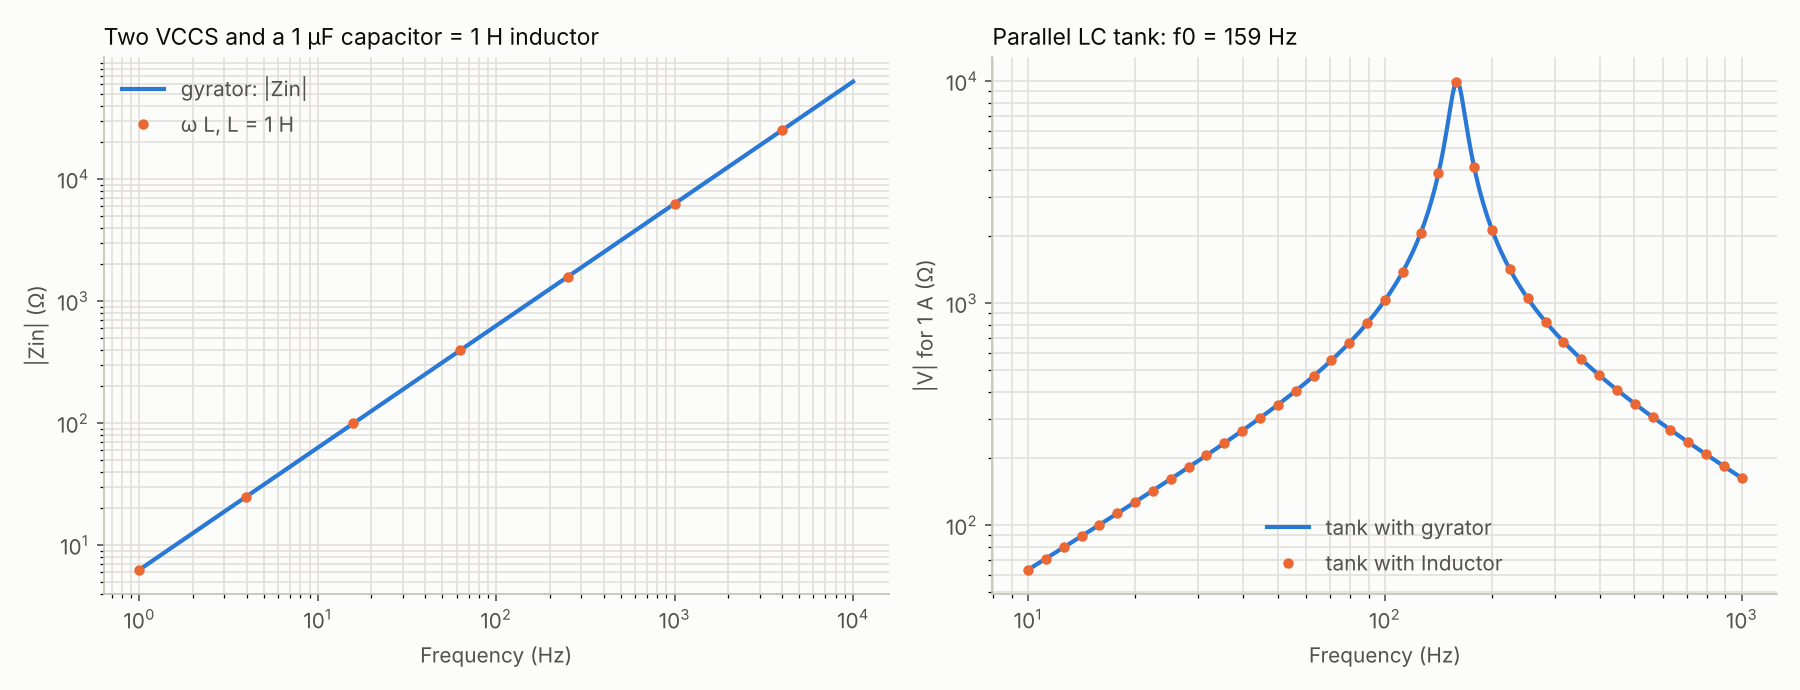

The Python source for this figure:
#-------------------------------------------------------------------------------
# Name:        Dependent (controlled) sources: VCVS, CCVS, VCCS, CCCS
# Created:     20/10/2026
# Copyright:   (c) PyAMS
# Licence:     free  "GPLv3"
#-------------------------------------------------------------------------------
#   VCVS(p, n, cp, cn)  v(p,n) = Gain * v(cp,cn)        (SPICE E)
#   VCCS(p, n, cp, cn)  i(p->n) = Gm   * v(cp,cn)       (SPICE G)
#   CCVS(p, n, cp, cn)  v(p,n) = Rm    * i(cp->cn)      (SPICE H)
#   CCCS(p, n, cp, cn)  i(p->n) = Gain * i(cp->cn)      (SPICE F)
# For the current-controlled sources (cp, cn) is a built-in 0 V ammeter: put it
# IN SERIES with the branch that carries the controlling current.
#
# Five checks, each against a formula:
#   1. VCVS as an op-amp with finite gain (non-inverting amplifier)
#   2. VCCS gyrator: a capacitor looks like an inductor  L = C / gm^2
#   3. CCCS + VCVS: ideal transformer (voltage ratio n, current ratio 1/n)
#   4. CCVS: transimpedance amplifier  Vout = Rm * Iin  (zero input resistance)
#   5. hybrid-pi small-signal amplifier: VCCS (gm vpi) and CCCS (beta ib) are the same

import numpy as np
import matplotlib.pyplot as plt
from pyams.lib import circuit
from pyams.models import (DCVoltage, ACVoltage, ACCurrent, Resistor, Capacitor, Inductor,
                          VCVS, VCCS, CCVS, CCCS)

def dc(els, *out):
    c = circuit(); c.addElements(els); c.setOutPuts(*out); c.analysis(mode="dc")
    r = c.run(); return {k: float(r[k][0]) for k in out}

# ---- 1. VCVS: op-amp with finite gain, non-inverting amplifier ----------------------------
R1, R2, A = 1e3, 9e3, 1e5
print("1) VCVS as op-amp (Gain = %g), non-inverting amplifier 1 + R2/R1 = %g" % (A, 1 + R2 / R1))
Vin = DCVoltage("in", "0"); Vin.setParams("Vdc=0.5V")
U = VCVS("out", "0", "in", "m"); U.setParams("Gain=%g" % A)        # v(out) = A (v(in) - v(m))
r1 = Resistor("m", "0"); r1.setParams("R=%gΩ" % R1)
r2 = Resistor("out", "m"); r2.setParams("R=%gΩ" % R2)
v = dc({"Vin": Vin, "U": U, "R1": r1, "R2": r2}, "out", "m")
ref = 0.5 * A / (1 + A * R1 / (R1 + R2))
print("   Vin = 0.5 V : Vout = %.6f V | formula A/(1 + A R1/(R1+R2)) Vin = %.6f V | ideal %.1f V | v(-) = %.6f V"
      % (v["out"], ref, 0.5 * (1 + R2 / R1), v["m"]))

# ---- 2. gyrator: two VCCS and a capacitor = inductor --------------------------------------
gm, Cg, Rp = 1e-3, 1e-6, 1e7
L_eq = Cg / gm ** 2
print("2) gyrator: gm = %g mS, C = %g uF -> L = C/gm^2 = %g H" % (gm * 1e3, Cg * 1e6, L_eq))
def gyr_input(use_gyrator):
    I = ACCurrent("0", "a")                      # 1 A into node a : v(a) = Zin
    if use_gyrator:
        G1 = VCCS("a", "0", "b", "0"); G1.setParams("Gm=%g" % gm)     # takes gm v(b) out of port 1
        G2 = VCCS("b", "0", "a", "0"); G2.setParams("Gm=%g" % -gm)    # injects gm v(a) into port 2
        C = Capacitor("b", "0"); C.setParams("C=%g" % Cg)
        Rb = Resistor("b", "0"); Rb.setParams("R=%g" % Rp)            # tiny loss, gives node b a dc path
        Rd = Resistor("a", "0"); Rd.setParams("R=1e9")
        els = {"I": I, "G1": G1, "G2": G2, "C": C, "Rb": Rb, "Rd": Rd}
    else:
        L = Inductor("a", "0"); L.setParams("L=%g" % L_eq)
        els = {"I": I, "L": L}
    c = circuit(); c.addElements(els); c.setOutPuts("a")
    c.analysis(mode="ac", start=1, stop=1e4, step=20); return c.run()
rg, rl = gyr_input(True), gyr_input(False)
f, Zg = rg["freq"], rg["a"]
Zref = 1j * 2 * np.pi * f * L_eq + 0                      # ideal inductor
Zexact = (1j * 2 * np.pi * f * Cg + 1 / Rp) / gm ** 2      # gyrator with the loss resistor
print("   |Zin| = w L : max relative difference %.1e at 1 Hz, where the 10 Mohm loss matters (formula with the loss: %.1e); phase %.2f deg at 100 Hz"
      % (np.max(np.abs(Zg - Zref) / np.abs(Zref)), np.max(np.abs(Zg - Zexact) / np.abs(Zexact)),
         np.degrees(np.angle(Zg[np.argmin(np.abs(f - 100))]))))
# tank: gyrator inductor || C || R against a real inductor
def tank(use_gyrator):
    I = ACCurrent("0", "a"); Ct = Capacitor("a", "0"); Ct.setParams("C=1uF"); Rt = Resistor("a", "0"); Rt.setParams("R=10kΩ")
    if use_gyrator:
        G1 = VCCS("a", "0", "b", "0"); G1.setParams("Gm=%g" % gm)
        G2 = VCCS("b", "0", "a", "0"); G2.setParams("Gm=%g" % -gm)
        C = Capacitor("b", "0"); C.setParams("C=%g" % Cg)
        Rb = Resistor("b", "0"); Rb.setParams("R=%g" % Rp)
        els = {"I": I, "Ct": Ct, "Rt": Rt, "G1": G1, "G2": G2, "C": C, "Rb": Rb}
    else:
        L = Inductor("a", "0"); L.setParams("L=%g" % L_eq); els = {"I": I, "Ct": Ct, "Rt": Rt, "L": L}
    c = circuit(); c.addElements(els); c.setOutPuts("a"); c.analysis(mode="ac", start=10, stop=1e3, step=200)
    return c.run()
tg, tl = tank(True), tank(False)
ft = tg["freq"]
print("   parallel tank (C = 1 uF, R = 10 k): peak at %.2f Hz with the gyrator, %.2f Hz with a real inductor (1/(2 pi sqrt(LC)) = %.2f Hz); max difference %.2e"
      % (ft[np.argmax(np.abs(tg["a"]))], ft[np.argmax(np.abs(tl["a"]))], 1 / (2 * np.pi * np.sqrt(L_eq * 1e-6)),
         np.max(np.abs(tg["a"] - tl["a"]) / np.abs(tl["a"]))))

# ---- 3. ideal transformer: VCVS (secondary voltage) + CCCS (primary current) -----------------
n, Rs_, RL_ = 0.5, 100.0, 100.0
Vs = DCVoltage("src", "0"); Vs.setParams("Vdc=10V")
Rs = Resistor("src", "p"); Rs.setParams("R=%gΩ" % Rs_)
E = VCVS("s", "0", "p", "0"); E.setParams("Gain=%g" % n)            # v2 = n v1
F = CCCS("p", "0", "s", "l"); F.setParams("Gain=%g" % n)            # i1 = n i2   (i2 = load current s -> l)
RL = Resistor("l", "0"); RL.setParams("R=%gΩ" % RL_)
v = dc({"Vs": Vs, "Rs": Rs, "E": E, "F": F, "RL": RL}, "p", "s", "l")
Rr = RL_ / n ** 2
print("3) ideal transformer n = %g, Rs = %g ohm, RL = %g ohm (seen from the primary: RL/n^2 = %g ohm)" % (n, Rs_, RL_, Rr))
print("   V1 = %.4f V (expected %.4f) | V2 = %.4f V (expected %.4f) | power in/out: %.4f / %.4f W"
      % (v["p"], 10 * Rr / (Rs_ + Rr), v["s"], n * 10 * Rr / (Rs_ + Rr),
         v["p"] * (10 - v["p"]) / Rs_, v["l"] ** 2 / RL_))

# ---- 4. CCVS: transimpedance amplifier -----------------------------------------------------
Rm, Rsrc = 5e3, 1e3
I = ACCurrent("0", "x"); I.setParams("Iac=1mA")                      # Norton source: 1 mA with 1 k in parallel
Rg = Resistor("x", "0"); Rg.setParams("R=%gΩ" % Rsrc)
H = CCVS("out", "0", "x", "0"); H.setParams("Rm=%g" % Rm)            # ammeter between x and ground
Rl = Resistor("out", "0"); Rl.setParams("R=2kΩ")
c = circuit(); c.addElements({"I": I, "Rg": Rg, "H": H, "Rl": Rl}); c.setOutPuts("out", "x", "H.Ic")
c.analysis(mode="ac", start=10, stop=1e3, step=5); r4 = c.run()
print("4) CCVS transimpedance amplifier (Rm = %g ohm, source 1 mA || %g ohm)" % (Rm, Rsrc))
print("   Vout/Iin = %.3f ohm (Rm), v(x) = %.2e V (the ammeter is a short circuit), control current %.4f mA of 1 mA"
      % (abs(r4["out"][0]) / 1e-3, abs(r4["x"][0]), abs(r4["H.Ic"][0]) * 1e3))

# ---- 5. hybrid-pi: gm*vpi = beta*ib ---------------------------------------------------------
gm5, beta = 96.7e-3, 100.0
rpi = beta / gm5
Rb, RC, RLo, Rsg = 14.7e3, 2.2e3, 10e3, 600.0
def hybrid(mode):
    Vs = ACVoltage("s", "0"); Rg = Resistor("s", "in"); Rg.setParams("R=%gΩ" % Rsg)
    Rbb = Resistor("in", "0"); Rbb.setParams("R=%gΩ" % Rb)
    rc = Resistor("c", "0"); rc.setParams("R=%g" % RC); rl = Resistor("c", "0"); rl.setParams("R=%g" % RLo)
    els = {"Vs": Vs, "Rg": Rg, "Rb": Rbb, "rc": rc, "rl": rl}
    if mode == "vccs":
        els["G"] = VCCS("c", "0", "in", "0"); els["G"].setParams("Gm=%g" % gm5)       # collector current gm v(in): taken out of c
        els["rp"] = Resistor("in", "0"); els["rp"].setParams("R=%g" % rpi)
    else:
        els["rp"] = Resistor("in", "sens"); els["rp"].setParams("R=%g" % rpi)
        els["F"] = CCCS("c", "0", "sens", "0"); els["F"].setParams("Gain=%g" % beta)    # beta ib (ib flows through r_pi and the ammeter)
    ck = circuit(); ck.addElements(els); ck.setOutPuts("c"); ck.analysis(mode="ac", start=1e3, stop=1e4, step=1)
    return ck.run()["c"][0]
Rin = 1 / (1 / Rb + 1 / rpi)
Av = -(Rin / (Rsg + Rin)) * gm5 * (RC * RLo / (RC + RLo))
print("5) hybrid-pi (gm = %.1f mS, r_pi = %.0f ohm): gain with VCCS %.3f, with CCCS %.3f | formula %.3f"
      % (gm5 * 1e3, rpi, hybrid("vccs").real, hybrid("ccs").real, Av))

# ---- figure --------------------------------------------------------------------------------
surface, ink, ink2, grid, axis_c = '#fcfcfb', '#0b0b0b', '#52514e', '#e1e0d9', '#c3c2b7'
fig, axs = plt.subplots(1, 2, figsize=(12, 4.6), facecolor=surface)
def style(ax):
    ax.set_facecolor(surface); ax.grid(color=grid, lw=0.8, which='both'); ax.set_axisbelow(True)
    for s in ('top', 'right'): ax.spines[s].set_visible(False)
    for s in ('left', 'bottom'): ax.spines[s].set_color(axis_c)
    ax.tick_params(colors=ink2); ax.set_xscale('log'); ax.set_yscale('log')
for ax in axs: style(ax)
ax = axs[0]
ax.plot(f, np.abs(Zg), color='#2a78d6', lw=2, label='gyrator: |Zin|')
ax.plot(f[::12], 2 * np.pi * f[::12] * L_eq, 'o', color='#eb6834', ms=4, label='ω L, L = 1 H')
ax.set_xlabel('Frequency (Hz)', color=ink2); ax.set_ylabel('|Zin| (Ω)', color=ink2)
ax.set_title('Two VCCS and a 1 µF capacitor = 1 H inductor', loc='left', color=ink, fontsize=11)
ax.legend(frameon=False, labelcolor=ink2, loc='upper left')
ax = axs[1]
ax.plot(ft, np.abs(tg["a"]), color='#2a78d6', lw=2, label='tank with gyrator')
ax.plot(ft[::10], np.abs(tl["a"])[::10], 'o', color='#eb6834', ms=4, label='tank with Inductor')
ax.set_xlabel('Frequency (Hz)', color=ink2); ax.set_ylabel('|V| for 1 A (Ω)', color=ink2)
ax.set_title('Parallel LC tank: f0 = 159 Hz', loc='left', color=ink, fontsize=11)
ax.legend(frameon=False, labelcolor=ink2, loc='lower center')
fig.tight_layout(); fig.savefig("dependent_sources.png", dpi=150, facecolor=surface)
